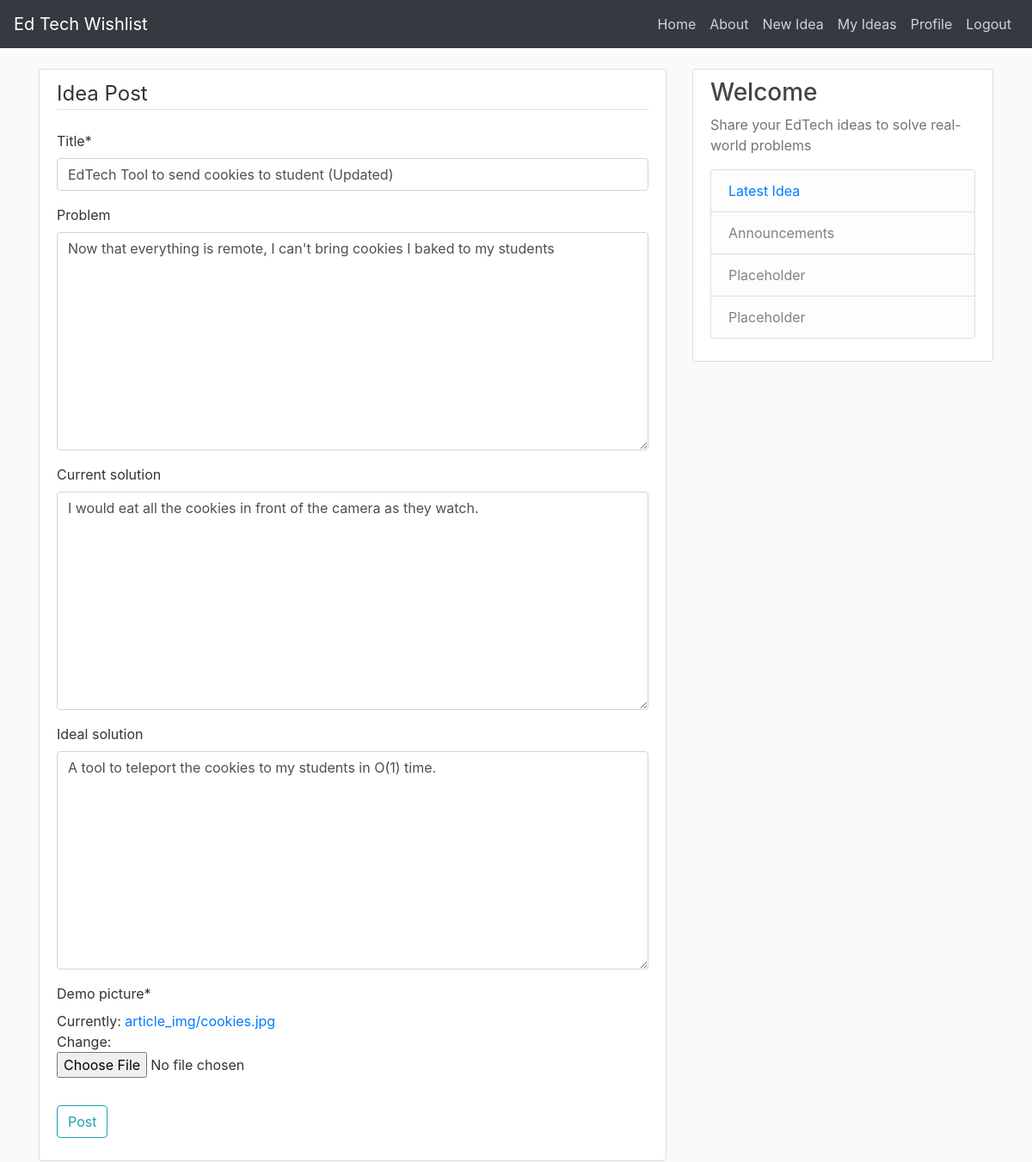
The page /idea/55/update/ (signed in) on the database its author committed.
### ideas/models.py (models this page shows, shortened)
class Idea(models.Model):
    user = models.ForeignKey(User, on_delete=models.CASCADE, related_name='ideas')
    title = models.CharField(max_length=100)
    problem = models.TextField(blank=True, null=True)
    current_solution = models.TextField(blank=True, null=True)
    ideal_solution = models.TextField(blank=True, null=True)
    demo_picture = models.ImageField(default='default_article.jpg', upload_to='article_img')
    timestamp = models.DateTimeField(auto_now_add=True)
    class Meta:
        ordering = ['-timestamp']

### ideas/views.py (the view, shortened to what this page needs)
# urls.py: path('idea/<int:pk>/update/', IdeaUpdateView.as_view(), name="idea-update"),
class IdeaUpdateView(LoginRequiredMixin, UserPassesTestMixin, UpdateView):
    model = Idea
    fields = ['title', 'problem', 'current_solution', 'ideal_solution', 'demo_picture']
    def test_func(self):
        idea = self.get_object()
        if self.request.user == idea.user:
            return True
        else:
            return False

### templates/ideas/idea_form.html
{% extends 'base.html' %}
{% load crispy_forms_tags %}
{% block content %}
<div class='content-section'>
    <form method='POST' enctype="multipart/form-data"> {% csrf_token %}
        <fieldset class='form-group'>
            <legend class='border-bottom mb-4'>Idea Post</legend>
                {{ form|crispy }}
        </fieldset>
        <div class='form-group'>
            <button class='btn btn-outline-info' type='submit'>Post</button>
        </div>
    </form>
</div>
{% endblock content %}

### templates/base.html (shortened to what this page needs)
{% load static %}
<!doctype html>
<html lang="en">
  <head>
    <link rel="stylesheet" href="https://cdn.jsdelivr.net/npm/bootstrap@4.5.3/dist/css/bootstrap.min.css">
    <link rel="stylesheet" type="text/css" href="{% static 'application/main.css' %}">
  </head>
  <body>
    {% include "components/navbar.html" %}
    <main role="main" class="container">
      <div class="row">
        <div class="col-md-8">
          {% block content %}{% endblock %}
        </div>
        <div class="col-md-4">
          <div class="content-section">
            <h3>Welcome</h3>
            <p class='text-muted'> Share your EdTech ideas to solve real-world problems
              <ul class="list-group">
                <li class="list-group-item list-group-item-light"><a href="{% url 'idea-latest' %}">Latest Idea</a></li>
                <li class="list-group-item list-group-item-light">Announcements</li>
                <li class="list-group-item list-group-item-light">Placeholder</li>
                <li class="list-group-item list-group-item-light">Placeholder</li>
              </ul>
            </p>
          </div>
        </div>
      </div>
    </main>
  </body>
</html>

### templates/components/navbar.html (shortened to what this page needs)
{% load static %}
<header class='site-header'>
<nav class="navbar navbar-expand-md navbar-dark bg-dark fixed-top">
  <a class="navbar-brand" href="/">Ed Tech Wishlist</a>
  <div class="collapse navbar-collapse d-none"  id="navbarSupportedContent">
    <ul class="navbar-nav ml-auto">
      <li class="nav-item ">
        <a class="nav-link" href="{% url 'home' %}">Home</a>
      </li>
      <li class="nav-item ">
        <a class="nav-link" href="{% url 'about' %}">About</a>
      </li>
      {% if request.user.is_authenticated %}
        <li class="nav-item">
          <a class="nav-link" href="{% url 'idea-create' %}">New Idea</a>
        </li>
        <li class="nav-item">
          <a class="nav-link" href="{% url 'profile-idea-list' request.user.username %}">My Ideas</a>
        </li>
        <li class="nav-item">
          <a class="nav-link" href="{% url 'profile-current' %}">Profile</a>
        </li>
        <li class="nav-item">
          <a class="nav-link" href="{% url 'logout' %}">Logout</a>
        </li>
      {% endif %}
    </ul>
  </div>
</nav>
</header>

### static/application/main.css (style rules this page uses)
body { background: #fafafa; color: #333333; margin-top: 5rem; }
h1, h2, h3, h4, h5, h6 { color: #444444; }
ul { margin: 0; }
.site-header .navbar-nav .nav-link { color: #cbd5db; }
.content-section { background: #ffffff; padding: 10px 20px; border: 1px solid #dddddd; border-radius: 3px; margin-bottom: 20px; }

### rows shown on the page
Idea: title "EdTech Tool to send cookies to student (Updated)", problem "Now that everything is remote, I can't bring cookies I baked to my students", current_solution "I would eat all the cookies in front of the camera as they watch.", ideal_solution "A tool to teleport the cookies to my students in O(1) time."
